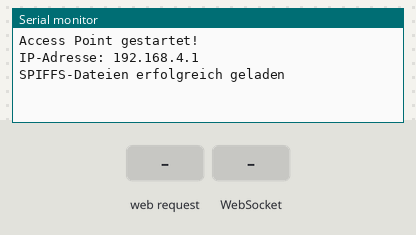
A sketch run on a simulated ESP32. Shown: the last lines printed to the serial monitor. Inputs (shaded band) come from the test bench. Storage starts empty; the camera gives no picture.

Above: at 1.5 s.
1.6 s: HTTP request GET / received
At 2.1 s:
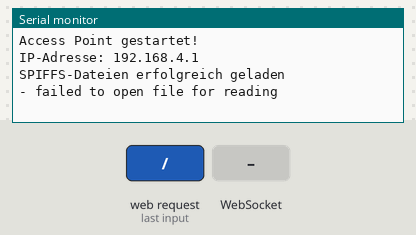
3.1 s: WebSocket text "1" received
At 4.5 s:
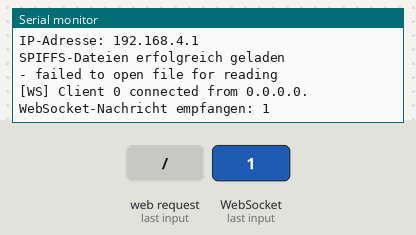

The sketch:

cam_test.ino
```cpp
#include "esp_camera.h"
#include <WiFi.h>
#include "WebServer.h"
#include "soc/soc.h"
#include "soc/rtc_cntl_reg.h"
#include "esp_task_wdt.h"
#include <ESPAsyncWebServer.h>
#include <WebSocketsServer.h>
#include <SPIFFS.h>
#include "ArduinoJson.h"

#define CAMERA_MODEL_AI_THINKER

#if defined(CAMERA_MODEL_AI_THINKER)
#define PWDN_GPIO_NUM 32
#define RESET_GPIO_NUM -1
#define XCLK_GPIO_NUM 0
#define SIOD_GPIO_NUM 26
#define SIOC_GPIO_NUM 27

#define Y9_GPIO_NUM 35
#define Y8_GPIO_NUM 34
#define Y7_GPIO_NUM 39
#define Y6_GPIO_NUM 36
#define Y5_GPIO_NUM 21
#define Y4_GPIO_NUM 19
#define Y3_GPIO_NUM 18
#define Y2_GPIO_NUM 5
#define VSYNC_GPIO_NUM 25
#define HREF_GPIO_NUM 23
#define PCLK_GPIO_NUM 22
#endif

const char *ssid = "Carybot";
const char *password = "123456789";

IPAddress local_IP(192, 168, 4, 1);
IPAddress gateway(192, 168, 4, 1);
IPAddress subnet(255, 255, 255, 0);

AsyncWebServer server(80);
WebSocketsServer websocket(81);  // WebSocket-Server auf Port 81

void handleWebSocketMessage(uint8_t num, uint8_t *payload, size_t length) {
  String message = String((char *)payload).substring(0, length);
  Serial.println("WebSocket-Nachricht empfangen: " + message);

  StaticJsonDocument<200> jsonDoc;
  DeserializationError error = deserializeJson(jsonDoc, message);

  if (!error) {
    if (jsonDoc.containsKey("robot_direction")) {
      const char *robot_direction = jsonDoc["robot_direction"];
      Serial.println("Robot direction: " + String(robot_direction));
    }
  }
}

void onWebSocketEvent(uint8_t num, WStype_t type, uint8_t *payload, size_t length) {
  switch (type) {
    case WStype_TEXT:
      handleWebSocketMessage(num, payload, length);
      break;

    case WStype_BIN:
      Serial.println("Binärdaten empfangen (nicht unterstützt)");
      break;

    case WStype_DISCONNECTED:
      Serial.printf("[WS] Client %u disconnected.\n", num);
      break;

    case WStype_CONNECTED:
      IPAddress ip = websocket.remoteIP(num);
      Serial.printf("[WS] Client %u connected from %s.\n", num, ip.toString().c_str());
      break;
  }
}

void sendCameraFrame() {
  camera_fb_t *fb = esp_camera_fb_get();
  if (!fb) {
    Serial.println("Kamerafehler: Kein Frame erhalten");
    return;
  }

  websocket.broadcastBIN(fb->buf, fb->len);  // Senden der Binärdaten an alle verbundenen Clients
  esp_camera_fb_return(fb);
}

String readFile(fs::FS &fs, const char *path) {
  File file = fs.open(path, "r");
  if (!file || file.isDirectory()) {
    Serial.println("- failed to open file for reading");
    return String();
  }

  String fileContent;
  while (file.available()) {
    fileContent += String((char)file.read());
  }
  return fileContent;
}


void setup() {
  Serial.begin(115200);
  WRITE_PERI_REG(RTC_CNTL_BROWN_OUT_REG, 0);

  if (!WiFi.softAPConfig(local_IP, gateway, subnet)) {
    Serial.println("AP-Konfiguration fehlgeschlagen.");
    return;
  }

  if (!WiFi.softAP(ssid, password)) {
    Serial.println("AP konnte nicht gestartet werden.");
    return;
  }

  Serial.println("Access Point gestartet!");
  Serial.print("IP-Adresse: ");
  Serial.println(WiFi.softAPIP());

  if (!SPIFFS.begin(true)) {
    Serial.println("Fehler beim Mounten von SPIFFS");
    return;
  }

  server.on("/", HTTP_GET, [](AsyncWebServerRequest *request) {
    String dpad = readFile(SPIFFS, "/dpad.html");
    request->send(200, "text/html", dpad);
  });

  server.on("/menu-icon.svg", HTTP_GET, [](AsyncWebServerRequest *request) {
    String icon = readFile(SPIFFS, "/menu-icon.svg");
    request->send(200, "image/svg+xml", icon);
  });

  server.on("/Fernlicht.svg", HTTP_GET, [](AsyncWebServerRequest *request) {
    String fernlicht = readFile(SPIFFS, "/Fernlicht.svg");
      request->send(200, "image/svg+xml", fernlicht);
  });

  server.on("/mystyles.css", HTTP_GET, [](AsyncWebServerRequest *request) {
    String css = readFile(SPIFFS, "/mystyles.css");
    request->send(200, "text/css", css);
  });

  server.on("/carybot.js", HTTP_GET, [](AsyncWebServerRequest *request) {
    String js = readFile(SPIFFS, "/carybot.js");
    request->send(200, "application/javascript", js);
  });

  Serial.println("SPIFFS-Dateien erfolgreich geladen");

  server.on("/", HTTP_GET, [](AsyncWebServerRequest *request) {
    String html = R"rawliteral(
      <!DOCTYPE html>
      <html lang="en">
      <head>
          <meta charset="UTF-8">
          <meta name="viewport" content="width=device-width, initial-scale=1.0">
          <title>ESP32-CAM WebSocket Stream</title>
          <script>
              let websocket;
              function connectWebSocket() {
                  websocket = new WebSocket('ws://' + window.location.hostname + ':81');

                  websocket.onmessage = function(event) {
                      const blob = new Blob([event.data], { type: 'image/jpeg' });
                      const url = URL.createObjectURL(blob);
                      const img = document.getElementById('stream');
                      img.src = url;
                  };

                  websocket.onopen = function() {
                      console.log('WebSocket verbunden');
                  };

                  websocket.onclose = function() {
                      console.log('WebSocket getrennt. Erneuter Versuch in 5 Sekunden...');
                      setTimeout(connectWebSocket, 5000);
                  };
              }
              connectWebSocket();
          </script>
      </head>
      <body>
          <h1>ESP32-CAM WebSocket Stream</h1>
          <img id="stream" alt="Live Stream" style="width: 100%; max-width: 640px;" />
      </body>
      </html>
    )rawliteral";
    request->send(100, "text/html", html);
  });

  server.begin();
  websocket.begin();
  websocket.onEvent(onWebSocketEvent);

  camera_config_t config;
  config.ledc_channel = LEDC_CHANNEL_0;
  config.ledc_timer = LEDC_TIMER_0;
  config.pin_d0 = Y2_GPIO_NUM;
  config.pin_d1 = Y3_GPIO_NUM;
  config.pin_d2 = Y4_GPIO_NUM;
  config.pin_d3 = Y5_GPIO_NUM;
  config.pin_d4 = Y6_GPIO_NUM;
  config.pin_d5 = Y7_GPIO_NUM;
  config.pin_d6 = Y8_GPIO_NUM;
  config.pin_d7 = Y9_GPIO_NUM;
  config.pin_xclk = XCLK_GPIO_NUM;
  config.pin_pclk = PCLK_GPIO_NUM;
  config.pin_vsync = VSYNC_GPIO_NUM;
  config.pin_href = HREF_GPIO_NUM;
  config.pin_sccb_sda = SIOD_GPIO_NUM;
  config.pin_sccb_scl = SIOC_GPIO_NUM;
  config.pin_pwdn = PWDN_GPIO_NUM;
  config.pin_reset = RESET_GPIO_NUM;
  config.xclk_freq_hz = 24000000;
  config.pixel_format = PIXFORMAT_JPEG;
  config.frame_size = FRAMESIZE_QVGA;
  config.jpeg_quality = 12;
  config.fb_count = 3;

  esp_err_t err = esp_camera_init(&config);
  if (err != ESP_OK) {
    Serial.printf("Kamera-Init fehlgeschlagen mit Fehler 0x%x", err);
    return;
  }
}

unsigned int lastCleanup = 0;
const unsigned long cleanupInterval = 50; // ~20 FPS

void loop() {
  unsigned long now = millis();

  if(now - lastCleanup > cleanupInterval){
  websocket.loop();
  sendCameraFrame();
  lastCleanup = now;
  }
;

}
```

Measured:
- after the input at 1.6 s, the serial monitor: prints a new line at once (image 1)
- after the input at 3.1 s, the serial monitor: prints a new line after 0.06 s (image 2)
